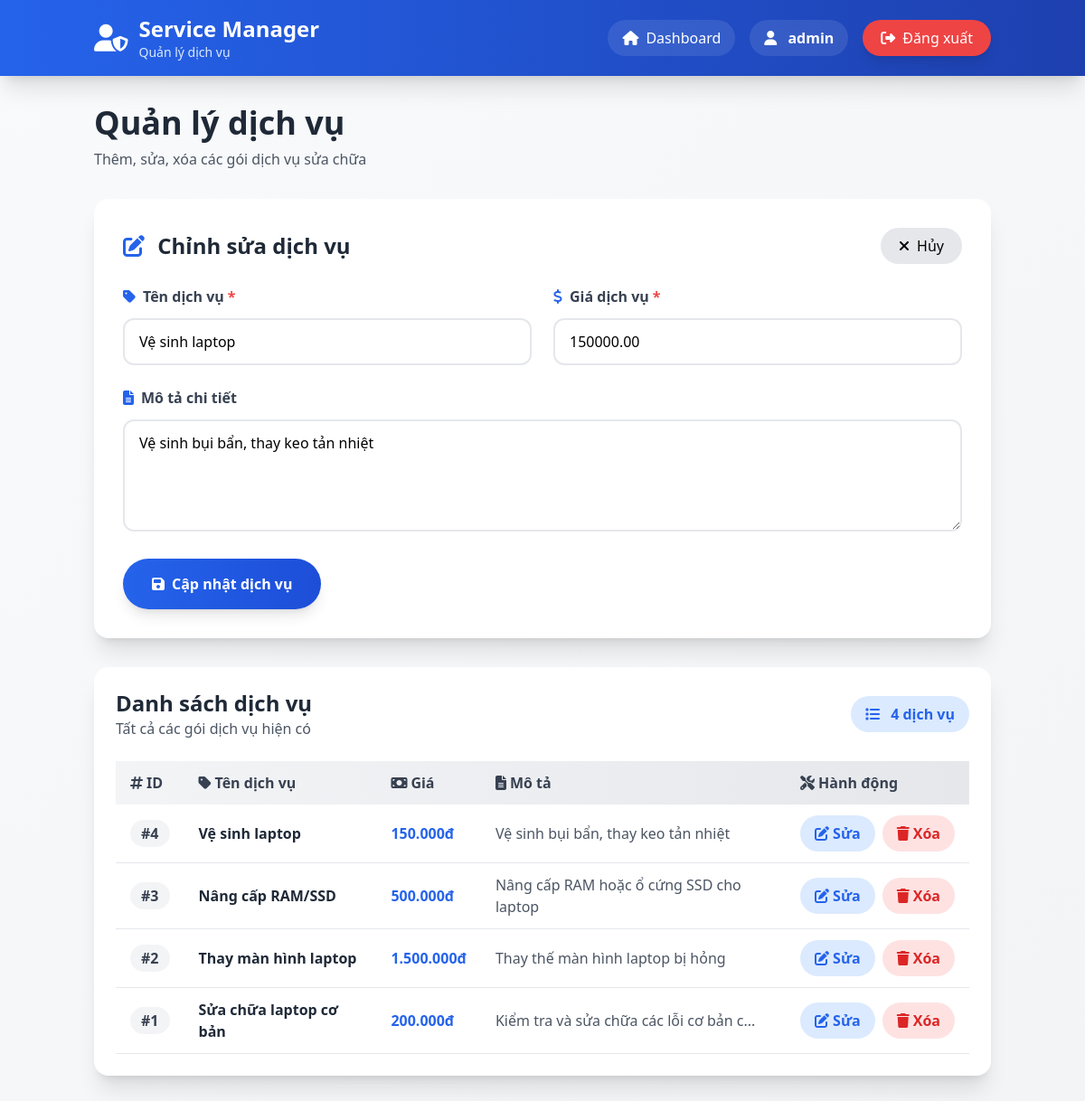
The app's page /index.php?page=admin_services&edit_id=4 (signed in) with its own data.
### tables this page shows
CREATE TABLE IF NOT EXISTS services (
    id INT PRIMARY KEY AUTO_INCREMENT,
    name VARCHAR(255) NOT NULL,
    price DECIMAL(10,2) NOT NULL,
    description TEXT,
    created_at TIMESTAMP DEFAULT CURRENT_TIMESTAMP
);

### config/config.php (called while the page is built, shortened)
<?php
function get_db_connection() {
    $conn = mysqli_connect(DB_HOST, DB_USER, DB_PASS, DB_NAME);
    mysqli_set_charset($conn, "utf8mb4");
    return $conn;
}

### controllers/service_controller.php (called while the page is built, shortened)
<?php
require_once __DIR__ . '/../models/service_model.php';
class service_controller {
    private $model;
    public function __construct() {
        $this->model = new service_model();
    }
    public function list_services() {
        return $this->model->get_all_services();
    }
    public function get_service($id) {
        return $this->model->get_service_by_id($id);
    }
}

### models/service_model.php (called while the page is built, shortened)
<?php
require_once __DIR__ . '/../config/config.php';
class service_model {
    private $conn;
    public function __construct() {
        $this->conn = get_db_connection();
    }
    public function get_all_services() {
        $query = "SELECT * FROM services ORDER BY id DESC";
        $result = mysqli_query($this->conn, $query);
        $services = [];
        if ($result && mysqli_num_rows($result) > 0) {
            while ($row = mysqli_fetch_assoc($result)) {
                $services[] = $row;
            }
        }
        return $services;
    }
    public function get_service_by_id($id) {
        $id = mysqli_real_escape_string($this->conn, $id);
        $query = "SELECT * FROM services WHERE id = '$id'";
        $result = mysqli_query($this->conn, $query);
        if ($result && mysqli_num_rows($result) > 0) {
            return mysqli_fetch_assoc($result);
        }
        return null;
    }
}

### views/admin_services.php (the view, shortened to what this page needs)
<!DOCTYPE html>
<html lang="vi">
<head>
    <script src="https://cdn.tailwindcss.com"></script>
    <link rel="stylesheet" href="https://cdnjs.cloudflare.com/ajax/libs/font-awesome/6.4.0/css/all.min.css">
</head>
<body class="bg-gradient-to-br from-gray-50 to-gray-100 min-h-screen">
    <nav class="bg-gradient-to-r from-blue-600 to-blue-800 text-white shadow-xl sticky top-0 z-50">
        <div class="container mx-auto px-4 py-4">
            <div class="flex justify-between items-center">
                <div class="flex items-center space-x-3">
                    <i class="fas fa-user-shield text-3xl"></i>
                    <div>
                        <h1 class="text-2xl font-bold">Service Manager</h1>
                        <p class="text-blue-100 text-sm">Quản lý dịch vụ</p>
                    </div>
                </div>
                <div class="flex items-center space-x-4">
                    <a href="index.php?page=admin" class="bg-white/10 backdrop-blur-sm px-4 py-2 rounded-full hover:bg-white/20 transition">
                        <i class="fas fa-home mr-2"></i>Dashboard
                    </a>
                    <div class="bg-white/10 backdrop-blur-sm px-4 py-2 rounded-full">
                        <i class="fas fa-user mr-2"></i>
                        <span class="font-semibold"><?php echo htmlspecialchars($_SESSION['admin_username']); ?></span>
                    </div>
                    <a href="index.php?page=logout" class="bg-red-500 px-5 py-2 rounded-full hover:bg-red-600 transition shadow-lg flex items-center">
                        <i class="fas fa-sign-out-alt mr-2"></i>
                        Đăng xuất
                    </a>
                </div>
            </div>
        </div>
    </nav>
    <main class="container mx-auto px-4 py-8">
        <div class="mb-8">
            <h2 class="text-4xl font-bold text-gray-800 mb-2">Quản lý dịch vụ</h2>
            <p class="text-gray-600">Thêm, sửa, xóa các gói dịch vụ sửa chữa</p>
        </div>
        <div class="bg-white rounded-2xl shadow-xl p-8 mb-8">
            <div class="flex items-center justify-between mb-6">
                <h3 class="text-2xl font-bold text-gray-800">
                    <i class="fas fa-<?php echo isset($_GET['edit_id']) ? 'edit' : 'plus-circle'; ?> mr-2 text-blue-600"></i>
                    <?php echo isset($_GET['edit_id']) ? 'Chỉnh sửa dịch vụ' : 'Thêm dịch vụ mới'; ?>
                </h3>
                <?php if (isset($_GET['edit_id'])): ?>
                    <a href="index.php?page=admin_services" class="bg-gray-200 px-5 py-2 rounded-full hover:bg-gray-300 transition">
                        <i class="fas fa-times mr-2"></i>Hủy
                    </a>
                <?php endif; ?>
            </div>
            <form method="POST" action="">
                <div class="grid md:grid-cols-2 gap-6 mb-6">
                    <div>
                        <label class="flex items-center text-gray-700 font-semibold mb-3">
                            <i class="fas fa-tag mr-2 text-blue-600"></i>
                            Tên dịch vụ <span class="text-red-500 ml-1">*</span>
                        </label>
                        <input type="text" name="name" required
                               value="<?php echo isset($edit_service) ? htmlspecialchars($edit_service['name']) : ''; ?>"
                               class="w-full px-4 py-3 border-2 border-gray-200 rounded-xl focus:outline-none focus:border-blue-500 transition"
                               placeholder="Ví dụ: Sửa chữa laptop cơ bản">
                    </div>
                    <div>
                        <label class="flex items-center text-gray-700 font-semibold mb-3">
                            <i class="fas fa-dollar-sign mr-2 text-blue-600"></i>
                            Giá dịch vụ <span class="text-red-500 ml-1">*</span>
                        </label>
                        <input type="number" name="price" required min="0" step="1000"
                               value="<?php echo isset($edit_service) ? $edit_service['price'] : ''; ?>"
                               class="w-full px-4 py-3 border-2 border-gray-200 rounded-xl focus:outline-none focus:border-blue-500 transition"
                               placeholder="200000">
                    </div>
                </div>
                <div class="mb-6">
                    <label class="flex items-center text-gray-700 font-semibold mb-3">
                        <i class="fas fa-file-alt mr-2 text-blue-600"></i>
                        Mô tả chi tiết
                    </label>
                    <textarea name="description" rows="4"
                              class="w-full px-4 py-3 border-2 border-gray-200 rounded-xl focus:outline-none focus:border-blue-500 transition"
                              placeholder="Mô tả chi tiết về dịch vụ..."><?php echo isset($edit_service) ? htmlspecialchars($edit_service['description']) : ''; ?></textarea>
                </div>
                <button type="submit"
                        class="bg-gradient-to-r from-blue-600 to-blue-700 text-white px-8 py-4 rounded-full font-bold hover:from-blue-700 hover:to-blue-800 transition shadow-lg flex items-center">
                    <i class="fas fa-<?php echo isset($_GET['edit_id']) ? 'save' : 'plus'; ?> mr-2"></i>
                    <?php echo isset($_GET['edit_id']) ? 'Cập nhật dịch vụ' : 'Thêm dịch vụ'; ?>
                </button>
            </form>
        </div>
        <div class="bg-white rounded-2xl shadow-xl p-6">
            <div class="flex items-center justify-between mb-6">
                <div>
                    <h3 class="text-2xl font-bold text-gray-800">Danh sách dịch vụ</h3>
                    <p class="text-gray-600">Tất cả các gói dịch vụ hiện có</p>
                </div>
                <div class="bg-blue-100 text-blue-600 px-4 py-2 rounded-full font-semibold">
                    <i class="fas fa-list mr-2"></i>
                    <?php echo count($services); ?> dịch vụ
                </div>
            </div>
            <?php if (!empty($services)): ?>
                <div class="overflow-x-auto">
                    <table class="w-full">
                        <thead class="bg-gradient-to-r from-gray-100 to-gray-200">
                            <tr>
                                <th class="px-4 py-3 text-left font-bold text-gray-700">
                                    <i class="fas fa-hashtag mr-1"></i>ID
                                </th>
                                <th class="px-4 py-3 text-left font-bold text-gray-700">
                                    <i class="fas fa-tag mr-1"></i>Tên dịch vụ
                                </th>
                                <th class="px-4 py-3 text-left font-bold text-gray-700">
                                    <i class="fas fa-money-bill mr-1"></i>Giá
                                </th>
                                <th class="px-4 py-3 text-left font-bold text-gray-700">
                                    <i class="fas fa-file-alt mr-1"></i>Mô tả
                                </th>
                                <th class="px-4 py-3 text-left font-bold text-gray-700">
                                    <i class="fas fa-tools mr-1"></i>Hành động
                                </th>
                            </tr>
                        </thead>
                        <tbody>
                            <?php foreach ($services as $service): ?>
                                <tr class="border-b hover:bg-gray-50 transition">
                                    <td class="px-4 py-3">
                                        <span class="bg-gray-100 px-3 py-1 rounded-full font-semibold text-gray-700">
                                            #<?php echo $service['id']; ?>
                                        </span>
                                    </td>
                                    <td class="px-4 py-3 font-semibold text-gray-800">
                                        <?php echo htmlspecialchars($service['name']); ?>
                                    </td>
                                    <td class="px-4 py-3">
                                        <span class="text-blue-600 font-bold">
                                            <?php echo number_format($service['price'], 0, ',', '.'); ?>đ
                                        </span>
                                    </td>
                                    <td class="px-4 py-3 text-gray-600">
                                        <?php
                                        $desc = htmlspecialchars($service['description']);
                                        echo strlen($desc) > 50 ? substr($desc, 0, 50) . '...' : $desc;
                                        ?>
                                    </td>
                                    <td class="px-4 py-3">
                                        <div class="flex gap-2">
                                            <a href="index.php?page=admin_services&edit_id=<?php echo $service['id']; ?>"
                                               class="inline-flex items-center bg-blue-100 text-blue-600 px-4 py-2 rounded-full hover:bg-blue-200 transition font-semibold">
                                                <i class="fas fa-edit mr-1"></i>Sửa
                                            </a>
                                            <form method="POST" action="" class="inline"
                                                  onsubmit="return confirm('Bạn có chắc muốn xóa dịch vụ này?');">
                                                <button type="submit" class="inline-flex items-center bg-red-100 text-red-600 px-4 py-2 rounded-full hover:bg-red-200 transition font-semibold">
                                                    <i class="fas fa-trash mr-1"></i>Xóa
                                                </button>
                                            </form>
                                        </div>
                                    </td>
                                </tr>
                            <?php endforeach; ?>
                        </tbody>
                    </table>
                </div>
            <?php endif; ?>
        </div>
    </main>
</body>
</html>

### records on screen
services: name "Vệ sinh laptop", price "150000.00", description "Vệ sinh bụi bẩn, thay keo tản nhiệt", id "4", price "150.000"
services: id "3", name "Nâng cấp RAM/SSD", price "500.000", description "Nâng cấp RAM hoặc ổ cứng SSD cho laptop"
services: id "2", name "Thay màn hình laptop", price "1.500.000", description "Thay thế màn hình laptop bị hỏng"
services: id "1", name "Sửa chữa laptop cơ bản", price "200.000", description "Kiểm tra và sửa chữa các lỗi cơ bản c"

### other values on screen
$_SESSION['admin_username'] "admin"
count($services) "4"
